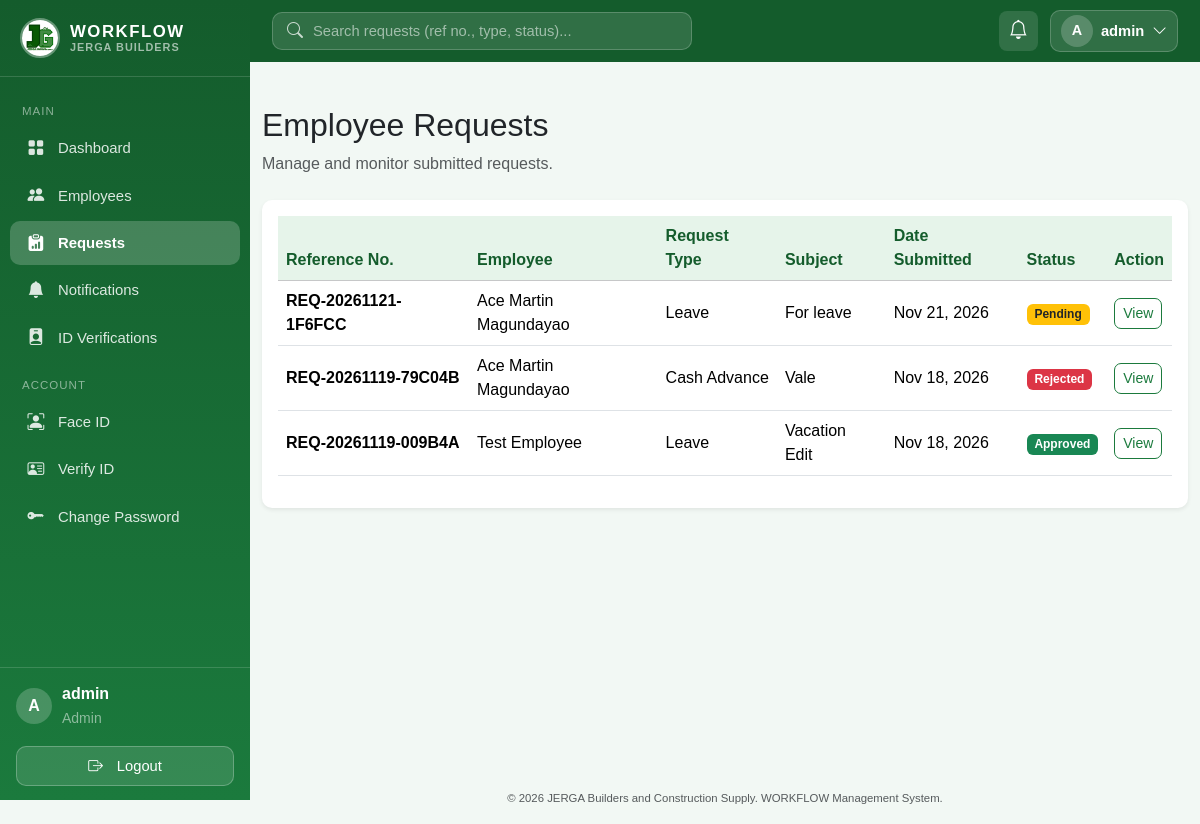
/requests/ (signed in), run on the app's committed database.
### models/user.py (models this page shows, shortened)
class User(UserMixin, db.Model):
    __tablename__ = "users"
    id = db.Column(db.Integer, primary_key=True)
    username = db.Column(db.String(80), unique=True, nullable=False)
    email = db.Column(db.String(120), unique=True, nullable=False)
    password_hash = db.Column(db.String(255), nullable=False)
    role = db.Column(db.String(20), nullable=False, default="employee")  # "admin" | "hr" | "employee"
    is_active = db.Column(db.Boolean, default=True, nullable=False)
    created_at = db.Column(db.DateTime, default=db.func.now())
    employee_id = db.Column(db.Integer, db.ForeignKey("employees.id"), unique=True, nullable=True)
    employee = db.relationship("Employee", back_populates="user")
    submitted_requests = db.relationship(
        "EmployeeRequest", foreign_keys="EmployeeRequest.submitted_by_id", back_populates="submitted_by"
    )
    reviewed_requests = db.relationship(
        "EmployeeRequest", foreign_keys="EmployeeRequest.reviewed_by_id", back_populates="reviewed_by"
    )
    notifications = db.relationship(
        "Notification", back_populates="user", lazy=True, cascade="all, delete-orphan"
    )
    face_encoding = db.Column(db.Text, nullable=True)
    face_enrolled_at = db.Column(db.DateTime, nullable=True)
    face_photo = db.Column(db.String(255), nullable=True)
    reset_code = db.Column(db.String(6), nullable=True)
    reset_code_expires = db.Column(db.DateTime, nullable=True)
    id_document = db.Column(db.String(255), nullable=True)          # uploaded file name
    id_document_type = db.Column(db.String(50), nullable=True)
    id_verified = db.Column(db.Boolean, default=False, nullable=False)
    id_verified_by_id = db.Column(db.Integer, db.ForeignKey("users.id"), nullable=True)

### models/request.py (models this page shows)
class EmployeeRequest(db.Model):
    __tablename__ = "employee_requests"
    id = db.Column(db.Integer, primary_key=True)
    reference_number = db.Column(db.String(50), unique=True, nullable=False)  # e.g. REQ-20260101-A1B2C3
    employee_id = db.Column(db.Integer, db.ForeignKey("employees.id"), nullable=False)
    submitted_by_id = db.Column(db.Integer, db.ForeignKey("users.id"), nullable=False)
    request_type = db.Column(db.String(100), nullable=False)  # Leave, Overtime, etc.
    subject = db.Column(db.String(200), nullable=False)
    description = db.Column(db.Text, nullable=False)
    start_date = db.Column(db.Date, nullable=True)
    end_date = db.Column(db.Date, nullable=True)
    amount = db.Column(db.Numeric(12, 2), nullable=True)  # for cash advances / reimbursements
    status = db.Column(db.String(20), default="Pending", nullable=False)  # Pending | Approved | Rejected
    remarks = db.Column(db.Text, nullable=True)
    reviewed_by_id = db.Column(db.Integer, db.ForeignKey("users.id"), nullable=True)
    reviewed_at = db.Column(db.DateTime, nullable=True)
    submitted_at = db.Column(db.DateTime, default=db.func.now())
    updated_at = db.Column(db.DateTime, default=db.func.now(), onupdate=db.func.now())
    employee = db.relationship("Employee", back_populates="requests")
    submitted_by = db.relationship("User", foreign_keys=[submitted_by_id], back_populates="submitted_requests")
    reviewed_by = db.relationship("User", foreign_keys=[reviewed_by_id], back_populates="reviewed_requests")

### models/employee.py (models this page shows)
class Employee(db.Model):
    __tablename__ = "employees"
    id = db.Column(db.Integer, primary_key=True)
    employee_number = db.Column(db.String(50), unique=True, nullable=False)
    first_name = db.Column(db.String(100), nullable=False)
    middle_name = db.Column(db.String(100), nullable=True)
    last_name = db.Column(db.String(100), nullable=False)
    gender = db.Column(db.String(20), nullable=True)
    birth_date = db.Column(db.Date, nullable=True)
    address = db.Column(db.Text, nullable=True)
    contact_number = db.Column(db.String(30), nullable=True)
    email = db.Column(db.String(120), unique=True, nullable=True)
    department = db.Column(db.String(100), nullable=True)
    position = db.Column(db.String(100), nullable=True)
    employment_type = db.Column(db.String(50), nullable=True)
    date_hired = db.Column(db.Date, nullable=True)
    status = db.Column(db.String(20), default="Active", nullable=False)  # "Active" | "Inactive"
    created_at = db.Column(db.DateTime, default=db.func.now())
    updated_at = db.Column(db.DateTime, default=db.func.now(), onupdate=db.func.now())
    user = db.relationship("User", back_populates="employee", uselist=False)
    requests = db.relationship("EmployeeRequest", back_populates="employee")
    @property
    def full_name(self):
        return " ".join(part for part in [self.first_name, self.middle_name, self.last_name] if part)

### routes/requests.py (the view, shortened to what this page needs)
@request_bp.route("/")
@login_required
def list_requests():
    query = EmployeeRequest.query
    if current_user.role not in ("admin", "hr"):
        query = query.filter_by(submitted_by_id=current_user.id)
    search = request.args.get("q", "").strip()
    requests_list = query.order_by(EmployeeRequest.submitted_at.desc()).all()
    return render_template("requests/list.html", requests=requests_list, search=search)

### models/user.py (called while the page is built)
@login_manager.user_loader
def load_user(user_id):
    return db.session.get(User, int(user_id))

### templates/requests/list.html (shortened to what this page needs)
{% extends "base.html" %}
{% block content %}
<div class="container-fluid py-4">
    <div class="d-flex justify-content-between align-items-center mb-4">
        <div>
            <h2>Employee Requests</h2>
            <p class="text-muted mb-0">
                Manage and monitor submitted requests.
            </p>
        </div>
    </div>
    <div class="card shadow-sm">
        <div class="card-body">
            {% if requests %}
            <div class="table-responsive">
                <table class="table table-hover align-middle">
                    <thead class="table-light">
                        <tr>
                            <th>Reference No.</th>
                            <th>Employee</th>
                            <th>Request Type</th>
                            <th>Subject</th>
                            <th>Date Submitted</th>
                            <th>Status</th>
                            <th>Action</th>
                        </tr>
                    </thead>
                    <tbody>
                        {% for item in requests %}
                        <tr>
                            <td>
                                <strong>{{ item.reference_number }}</strong>
                            </td>
                            <td>
                                {{ item.employee.full_name }}
                            </td>
                            <td>{{ item.request_type }}</td>
                            <td>{{ item.subject }}</td>
                            <td>
                                {{ item.submitted_at.strftime('%b %d, %Y') if item.submitted_at else 'N/A' }}
                            </td>
                            <td>
                                {% if item.status == "Pending" %}
                                    <span class="badge bg-warning text-dark">
                                        Pending
                                    </span>
                                {% elif item.status == "Approved" %}
                                    <span class="badge bg-success">
                                        Approved
                                    </span>
                                {% elif item.status == "Rejected" %}
                                    <span class="badge bg-danger">
                                        Rejected
                                    </span>
                                {% else %}
                                    <span class="badge bg-secondary">
                                        {{ item.status }}
                                    </span>
                                {% endif %}
                            </td>
                            <td>
                                <a href="{{ url_for('requests.view_request', request_id=item.id) }}"
                                   class="btn btn-sm btn-outline-success">
                                    View
                                </a>
                            </td>
                        </tr>
                        {% endfor %}
                    </tbody>
                </table>
            </div>
            {% endif %}
        </div>
    </div>
</div>
{% endblock %}

### templates/base.html (shortened to what this page needs)
<!doctype html>
<html lang="en">
<head>
    <link
    rel="stylesheet"
    href="{{ url_for('static', filename='vendor/bootstrap.min.css') }}"
    />
    <link
    rel="stylesheet"
    href="{{ url_for('static', filename='vendor/bootstrap-icons.min.css') }}"
    />
    <link
    rel="stylesheet"
    href="{{ url_for('static', filename='css/style.css') }}"
    />
</head>
<body class="{% if current_user.is_authenticated %}with-sidebar{% endif %}">
    {% if current_user.is_authenticated %}
    <aside class="sidebar" id="sidebar">
    <div class="sidebar-brand">
        <img
        src="{{ url_for('static', filename='img/JERGA.jpg') }}"
        alt="JERGA WORKFLOW logo"
        class="sidebar-logo"
        width="40"
        height="40"
        />
        <div class="sidebar-brand-text">
        <span class="brand-name">WORKFLOW</span>
        <small>JERGA Builders</small>
        </div>
    </div>
    <nav class="sidebar-nav">
        <div class="sidebar-section">Main</div>
        <a
        href="{{ url_for('auth.dashboard') }}"
        class="sidebar-link {% if request.endpoint == 'auth.dashboard' %}active{% endif %}"
        >
        <i class="bi bi-grid-fill sb-icon"></i> Dashboard
        </a>
        {% if current_user.role in ["admin", "hr"] %}
        <a
        href="{{ url_for('employees.list_employees') }}"
        class="sidebar-link {% if request.endpoint and request.endpoint.startswith('employees') %}active{% endif %}"
        >
        <i class="bi bi-people-fill sb-icon"></i> Employees
        </a>
        {% endif %}
        <a
        href="{{ url_for('requests.list_requests') }}"
        class="sidebar-link {% if request.endpoint and request.endpoint.startswith('requests') %}active{% endif %}"
        >
        <i class="bi bi-clipboard-data-fill sb-icon"></i> Requests
        </a>
        <a
          href="{{ url_for('notifications.list_notifications') }}"
          class="sidebar-link {% if request.endpoint and request.endpoint.startswith('notifications') %}active{% endif %}"
        >
          <i class="bi bi-bell-fill sb-icon"></i> Notifications
        </a>
        {% if current_user.role == "admin" %}
        <a
          href="{{ url_for('biometrics.admin_verifications') }}"
          class="sidebar-link {% if request.endpoint == 'biometrics.admin_verifications' %}active{% endif %}"
        >
          <i class="bi bi-person-badge-fill sb-icon"></i> ID Verifications
        </a>
        {% endif %}
        <div class="sidebar-section">Account</div>
        <a
          href="{{ url_for('biometrics.enroll') }}"
          class="sidebar-link {% if request.endpoint == 'biometrics.enroll' %}active{% endif %}"
          title="Face ID settings"
        >
          <i class="bi bi-person-bounding-box sb-icon"></i> Face ID
        </a>
        <a
          href="{{ url_for('biometrics.verify_id') }}"
          class="sidebar-link {% if request.endpoint == 'biometrics.verify_id' %}active{% endif %}"
          title="Valid ID verification"
        >
          <i class="bi bi-person-vcard sb-icon"></i>
          {% if current_user.id_verified %} ID Verified {% elif
          current_user.id_document %} ID Pending {% else %} Verify ID {% endif
          %}
        </a>
        <a
          href="{{ url_for('account.change_password') }}"
          class="sidebar-link {% if request.endpoint == 'account.change_password' %}active{% endif %}"
          title="Change password"
        >
          <i class="bi bi-key-fill sb-icon"></i> Change Password
        </a>
      </nav>
      <div class="sidebar-footer">
        <div class="sidebar-user">
          <div class="avatar">{{ current_user.username|first|upper }}</div>
          <div class="sidebar-user-info">
            <div class="fw-semibold">{{ current_user.username }}</div>
            <small class="text-white-50">{{ current_user.role|title }}</small>
          </div>
        </div>
        <a
          href="{{ url_for('auth.logout') }}"
          class="sidebar-logout w-100 mt-3"
          type="button"
        >
          <i class="bi bi-box-arrow-right me-2"></i>Logout
        </a>
      </div>
    </aside>
    <header class="topbar">
      <form
        class="topbar-search"
        method="GET"
        action="{{ url_for('requests.list_requests') }}"
        role="search"
      >
        <i class="bi bi-search"></i>
        <input
          type="search"
          name="q"
          value="{{ request.args.get('q', '') }}"
          placeholder="Search requests (ref no., type, status)..."
          aria-label="Search requests"
        />
      </form>
      <div class="topbar-actions">
        <a
          href="{{ url_for('notifications.list_notifications') }}"
          class="topbar-bell"
          title="Notifications"
        >
          <i class="bi bi-bell"></i>
        </a>
        <div class="dropdown">
          <button
            class="topbar-profile"
            type="button"
            data-bs-toggle="dropdown"
            data-bs-display="static"
            aria-expanded="false"
          >
            <span class="avatar avatar-sm"
              >{{ current_user.username|first|upper }}</span
            >
            <span class="topbar-name d-none d-sm-inline"
              >{{ current_user.username }}</span
            >
            <i class="bi bi-chevron-down d-none d-sm-inline"></i>
          </button>
        </div>
      </div>
    </header>
    {% endif %}
    <main class="app-main">
       {% block content %}{% endblock %}
    </main>
    <footer class="text-center py-3 text-muted app-footer">
      <small>
        &copy; 2026 JERGA Builders and Construction Supply. WORKFLOW Management
        System.
      </small>
    </footer>
  </body>
</html>

### data on the page
User: username|first "A", username "admin", role "Admin"
EmployeeRequest: reference_number "REQ-20261121-1F6FCC", employee.full_name "Ace Martin Magundayao", request_type "Leave", subject "For leave", submitted_at "Nov 21, 2026", status "Pending"
EmployeeRequest: reference_number "REQ-20261119-79C04B", employee.full_name "Ace Martin Magundayao", request_type "Cash Advance", subject "Vale", submitted_at "Nov 18, 2026", status "Rejected"
EmployeeRequest: reference_number "REQ-20261119-009B4A", employee.full_name "Test Employee", request_type "Leave", subject "Vacation Edit", submitted_at "Nov 18, 2026", status "Approved"
